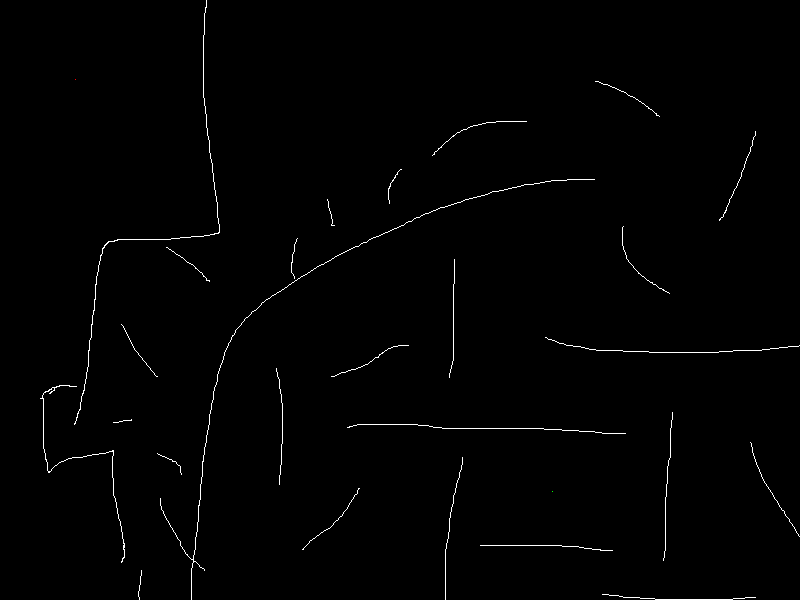
#> input picture pathfind.png, 800 x 600 px
$ python 'BFS pathfinder.py'
#> lines starting #> are read from the running program, lines starting #| are printed output that depends on the picture; after the words box and inside, x2 and y2 are one past the last pixel; in counts of white or black regions, pixels touching at a corner belong together
import numpy as np
from PIL import Image

class Queue:
    def __init__(self):
        self.q = []

    def __len__(self):
        return len(self.q)

    def enqueue(self, x):
        self.q.append(x)

    def dequeue(self):
        return self.q.pop(0)

#Converting 3d array[x,y,RGBA] to 2d array[x,y]
def createMap(pix):
    map = np.zeros((pix.shape[0],pix.shape[1]), dtype='uint8')

    for x in range(len(pix)):
        for y in range(len(pix[x])):
                if pix[x,y,0] == 255 and pix[x,y,1] == 255 and pix[x,y,2] == 255:
                    map[x,y] = 1
                elif pix[x,y,0] == 0 and pix[x,y,1] == 255 and pix[x,y,2] == 0:
                    map[x,y] = 0
                    origin = (x,y)
                elif pix[x,y,0] == 255 and pix[x,y,1] == 0 and pix[x,y,2] == 0:
                    map[x,y] = 0
                    end = (x,y)
    return map, origin, end

def revertMap(map, origin, end):
    for x in range(len(map)):
        for y in range(len(map[x])):
            if map[x,y] == 1:
                pix[x,y,:3] = 255
            elif map[x,y] == 2:
                pix[x,y,:3] = 125

    #Put start and end back in
    pix[origin] = [0,255,0,255]
    pix[end] = [255,0,0,255]

    return pix

def bfs(start, end):
    prev = solve(start)
    return reconstructPath(start, end, prev)

def toIndex(k):
    return k[0]*map.shape[1]+k[1] #Makes a unique index based on position on board

def solve(s):
    q = Queue()
    q.enqueue(s)

    visited = [False for _ in range(map.size)]
    visited[toIndex(s)] = True

    prev = [None for _ in range(map.size)]
    while len(q) > 0:
        x, y = q.dequeue()

        if y != 0 and map[(x, y-1)] == 0: #Left
            next = toIndex((x,y-1))
            if visited[next] == False:
                q.enqueue((x, y-1))
                visited[next] = True
                prev[next] = (x, y)
        if y != map.shape[1]-1 and map[(x, y+1)] == 0: #Right
            next = toIndex((x,y+1))
            if visited[next] == False:
                q.enqueue((x, y+1))
                visited[next] = True
                prev[next] = (x, y)
        if x != 0 and map[(x-1, y)] == 0: #Up
            next = toIndex((x-1,y))
            if visited[next] == False:
                q.enqueue((x-1, y))
                visited[next] = True
                prev[next] = (x, y)
        if x != map.shape[0]-1 and map[(x+1, y)] == 0: #Down
            next = toIndex((x+1,y))
            if visited[next] == False:
                q.enqueue((x+1, y))
                visited[next] = True
                prev[next] = (x, y)
    return prev

def reconstructPath(start, end, prev):
    path = []
    currentNode = prev[toIndex(end)]
    while currentNode != None:
        path.insert(0, currentNode) #Reverse the path as we started from end
        currentNode = prev[toIndex(currentNode)]

    #Check to make sure our path reaches the start (from the end)
    if len(path) > 0 and path[0] != start:
        path = None

    return path


pic = Image.open("pathfind.png")
#> pic is the input picture: PIL image 800x600 RGBA; mean R, G, B, A 2, 2, 2, 255
pix = np.array(pic)
pic.close()

map, origin, end = createMap(pix) #Convert from 3d to 2d for easier management
#> after the loop in createMap, `for x in range(len(pix)):`: map: shape (600, 800); values 0 (black) and 1 (white), 0.8% white in thin lines or dots
#> origin = (491, 552); end = (79, 75)
path = bfs(origin, end) #Find path using bfs
#> the loop in solve, `while len(q) > 0:` made 476169 passes
#> (x, y, next) on passes 1 to 12: (491, 552, 394152), (491, 551, 394151), (491, 553, 394153), (490, 552, 393352), (492, 552, 394952), (491, 550, 394150), (490, 551, 393351), (492, 551, 394951), (491, 554, 394154), (490, 553, 393353), (492, 553, 394953), (489, 552, 392552)
#> after the loop in solve, `while len(q) > 0:`: prev = 480000 items
#> in reconstructPath, `currentNode = prev[toIndex(end)]`: currentNode = (80, 75)
#> the loop in reconstructPath, `while currentNode != None:` made 1641 passes
#> currentNode on passes 1 to 3: (81, 75), (82, 75), (83, 75)
#> after the loop in reconstructPath, `while currentNode != None:`: path = 1641 pairs, first value 80 to 491, second value 73 to 626

if path != None: #Only make a new image if path exists
    for pos in path:
        if pos != None:
            map[pos] = 2
#> this loop made 1641 passes
#> pos on passes 1 to 3: (491, 552), (491, 553), (491, 554)
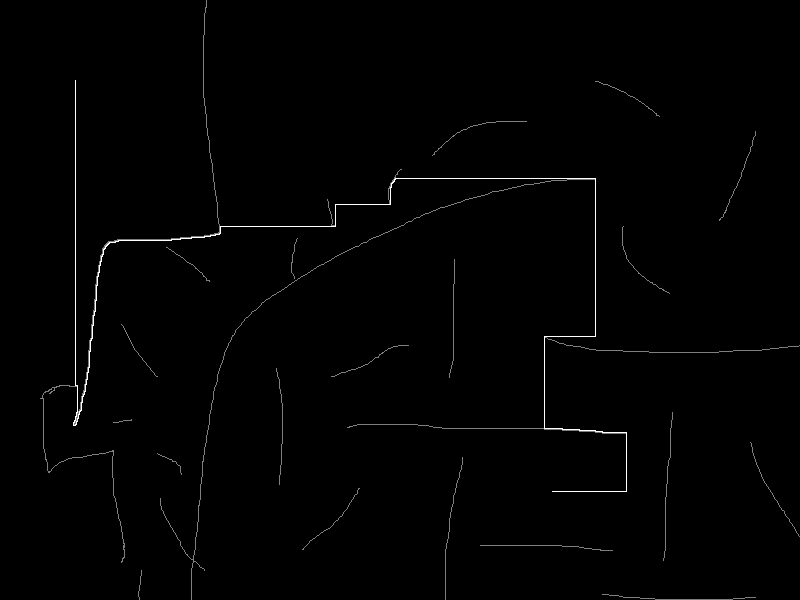
#> map: shape (600, 800); min 0, max 2, mean 0.0148; drawn with min black and max white

    #Length of path == Shortest Distance
    print("Path Length: {}".format(len(path)))
#| Path Length: 1641

    pix = revertMap(map, origin, end) #Turn 2d back into 3d to be able to save as a png
#> after the loop in revertMap, `for x in range(len(map)):`:
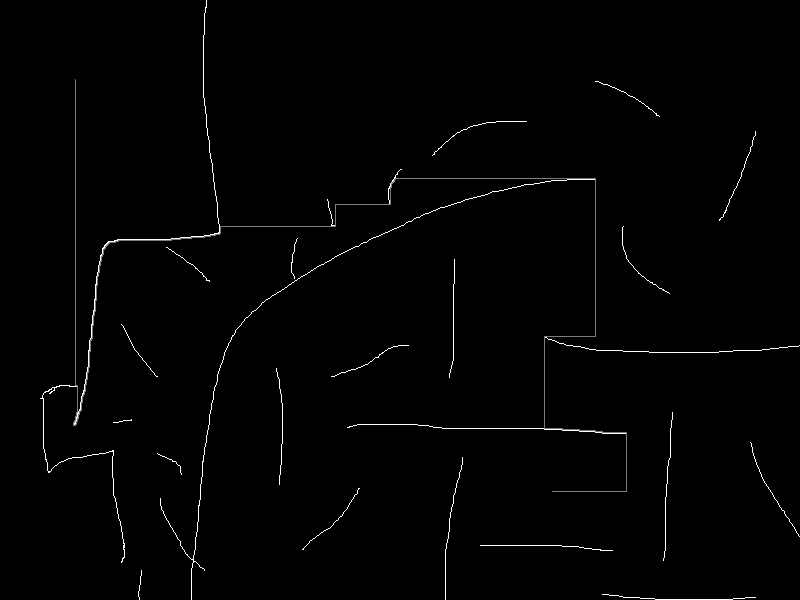
#> pix: shape (600, 800, 4); 0.34% of pixels changed, all inside (x1, y1, x2, y2) = (73, 80, 627, 492)
#> in revertMap, `pix[origin] = [0,255,0,255]`: pix: shape (600, 800, 4); under 0.01% of pixels changed, all inside (x1, y1, x2, y2) = (552, 491, 553, 492)


    newPic = Image.fromarray(pix)
    newPic.save("pathfound.png", "PNG")
    newPic.close()
